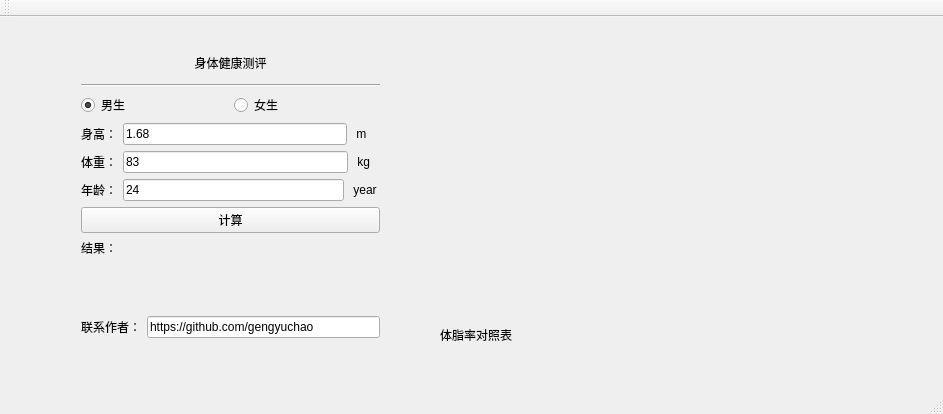
<?xml version="1.0" encoding="UTF-8"?>
<ui version="4.0">
 <class>MainWindow</class>
 <widget class="QMainWindow" name="MainWindow">
  <property name="windowModality">
   <enum>Qt::NonModal</enum>
  </property>
  <property name="enabled">
   <bool>true</bool>
  </property>
  <property name="geometry">
   <rect>
    <x>0</x>
    <y>0</y>
    <width>943</width>
    <height>414</height>
   </rect>
  </property>
  <property name="windowTitle">
   <string>Weight Health Test</string>
  </property>
  <widget class="QWidget" name="centralWidget">
   <widget class="QWidget" name="verticalLayoutWidget">
    <property name="geometry">
     <rect>
      <x>70</x>
      <y>20</y>
      <width>321</width>
      <height>312</height>
     </rect>
    </property>
    <layout class="QVBoxLayout" name="verticalLayout">
     <item>
      <widget class="QLabel" name="label">
       <property name="minimumSize">
        <size>
         <width>0</width>
         <height>30</height>
        </size>
       </property>
       <property name="text">
        <string>身体健康测评</string>
       </property>
       <property name="alignment">
        <set>Qt::AlignCenter</set>
       </property>
      </widget>
     </item>
     <item>
      <widget class="Line" name="line">
       <property name="orientation">
        <enum>Qt::Horizontal</enum>
       </property>
      </widget>
     </item>
     <item>
      <layout class="QHBoxLayout" name="horizontalLayout_5">
       <item>
        <widget class="QRadioButton" name="radioButton_male">
         <property name="text">
          <string>男生</string>
         </property>
         <property name="checked">
          <bool>true</bool>
         </property>
        </widget>
       </item>
       <item>
        <widget class="QRadioButton" name="radioButton_female">
         <property name="text">
          <string>女生</string>
         </property>
        </widget>
       </item>
      </layout>
     </item>
     <item>
      <layout class="QHBoxLayout" name="horizontalLayout_3">
       <item>
        <widget class="QLabel" name="label_body_height">
         <property name="text">
          <string>身高：</string>
         </property>
        </widget>
       </item>
       <item>
        <widget class="QLineEdit" name="lineEdit_body_height">
         <property name="text">
          <string>1.68</string>
         </property>
        </widget>
       </item>
       <item>
        <widget class="QLabel" name="label_2">
         <property name="text">
          <string> m    </string>
         </property>
        </widget>
       </item>
      </layout>
     </item>
     <item>
      <layout class="QHBoxLayout" name="horizontalLayout_2">
       <item>
        <widget class="QLabel" name="label_body_weight">
         <property name="text">
          <string>体重：</string>
         </property>
        </widget>
       </item>
       <item>
        <widget class="QLineEdit" name="lineEdit_body_weight">
         <property name="text">
          <string>83</string>
         </property>
        </widget>
       </item>
       <item>
        <widget class="QLabel" name="label_3">
         <property name="text">
          <string> kg   </string>
         </property>
        </widget>
       </item>
      </layout>
     </item>
     <item>
      <layout class="QHBoxLayout" name="horizontalLayout_4">
       <item>
        <widget class="QLabel" name="label_body_age">
         <property name="text">
          <string>年龄：</string>
         </property>
        </widget>
       </item>
       <item>
        <widget class="QLineEdit" name="lineEdit_body_age">
         <property name="text">
          <string>24</string>
         </property>
        </widget>
       </item>
       <item>
        <widget class="QLabel" name="label_4">
         <property name="text">
          <string> year </string>
         </property>
        </widget>
       </item>
      </layout>
     </item>
     <item>
      <widget class="QPushButton" name="Btn_Set">
       <property name="text">
        <string>计算</string>
       </property>
      </widget>
     </item>
     <item>
      <widget class="QLabel" name="label_result">
       <property name="minimumSize">
        <size>
         <width>0</width>
         <height>100</height>
        </size>
       </property>
       <property name="text">
        <string>结果：</string>
       </property>
       <property name="alignment">
        <set>Qt::AlignLeading|Qt::AlignLeft|Qt::AlignTop</set>
       </property>
      </widget>
     </item>
     <item>
      <layout class="QHBoxLayout" name="horizontalLayout">
       <item>
        <widget class="QLabel" name="label_body_i">
         <property name="text">
          <string>联系作者：</string>
         </property>
        </widget>
       </item>
       <item>
        <widget class="QLineEdit" name="lineEdit_body_">
         <property name="text">
          <string>https://github.com/gengyuchao</string>
         </property>
        </widget>
       </item>
      </layout>
     </item>
    </layout>
   </widget>
   <widget class="QLabel" name="label_image">
    <property name="geometry">
     <rect>
      <x>420</x>
      <y>20</y>
      <width>461</width>
      <height>321</height>
     </rect>
    </property>
    <property name="text">
     <string/>
    </property>
    <property name="scaledContents">
     <bool>true</bool>
    </property>
   </widget>
   <widget class="QLabel" name="label_6">
    <property name="geometry">
     <rect>
      <x>440</x>
      <y>310</y>
      <width>81</width>
      <height>16</height>
     </rect>
    </property>
    <property name="text">
     <string>体脂率对照表</string>
    </property>
   </widget>
   <zorder>label_image</zorder>
   <zorder>verticalLayoutWidget</zorder>
   <zorder>label_6</zorder>
  </widget>
  <widget class="QMenuBar" name="menuBar">
   <property name="geometry">
    <rect>
     <x>0</x>
     <y>0</y>
     <width>943</width>
     <height>23</height>
    </rect>
   </property>
  </widget>
  <widget class="QToolBar" name="mainToolBar">
   <attribute name="toolBarArea">
    <enum>TopToolBarArea</enum>
   </attribute>
   <attribute name="toolBarBreak">
    <bool>false</bool>
   </attribute>
  </widget>
  <widget class="QStatusBar" name="statusBar"/>
 </widget>
 <layoutdefault spacing="6" margin="11"/>
 <resources/>
 <connections/>
</ui>
